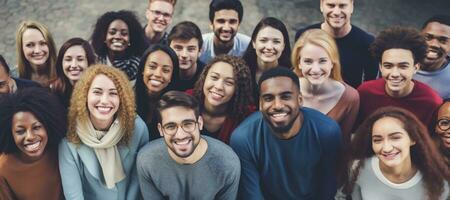
#> input picture crowd image.jpg, 450 x 200 px
$ python crowd_counting.py
#> lines starting #> are read from the running program, lines starting #| are printed output that depends on the picture; after the words box and inside, x2 and y2 are one past the last pixel; in counts of white or black regions, pixels touching at a corner belong together
import cv2
# Load the Haar cascade for face detection
face_cascade = cv2.CascadeClassifier(cv2.data.haarcascades + 'haarcascade_frontalface_default.xml')

# Load the image
image = cv2.imread('crowd image.jpg')  # Replace with your image file path
#> image is the input picture: shape (200, 450, 3); mean B, G, R 99.2, 100.8, 108.2
gray = cv2.cvtColor(image, cv2.COLOR_BGR2GRAY)
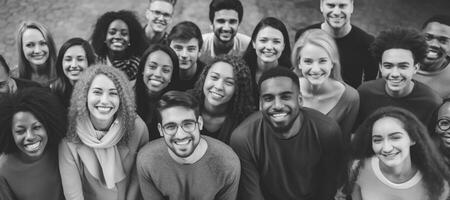
#> gray: shape (200, 450); min 17, max 248, mean 102.8

# Detect faces
faces = face_cascade.detectMultiScale(gray, scaleFactor=1.1, minNeighbors=4, minSize=(30, 30))
#> faces = 15 rows, first 6: [208, 7, 37, 37], [101, 19, 33, 33], [251, 26, 37, 37], [18, 30, 37, 37], [168, 35, 35, 35], [57, 45, 36, 36]

# Draw rectangles and display face count
for (x, y, w, h) in faces:
    cv2.rectangle(image, (x, y), (x + w, y + h), (0, 255, 0), 2)
#> this loop made 15 passes
#> (x, y, w, h) on passes 1 to 12: (208, 7, 37, 37), (101, 19, 33, 33), (251, 26, 37, 37), (18, 30, 37, 37), (168, 35, 35, 35), (57, 45, 36, 36), (139, 53, 38, 38), (373, 47, 49, 49), (200, 64, 41, 41), (7, 111, 45, 45), (294, 45, 43, 43), (80, 75, 46, 46)
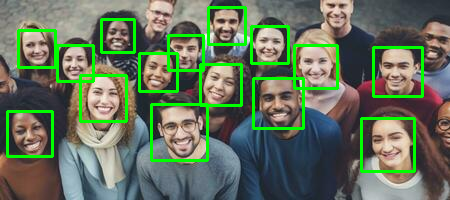
#> image: shape (200, 450, 3); 8.28% of pixels changed, all inside (x1, y1, x2, y2) = (6, 6, 424, 173)

# Show count on the image
face_count = len(faces)
#> face_count = 15
cv2.putText(image, f'Crowd Count: {face_count}', (20, 50), cv2.FONT_HERSHEY_SIMPLEX, 1, (0, 0, 255), 2)
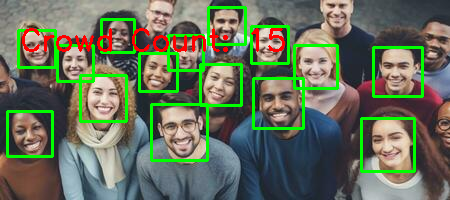
#> image: shape (200, 450, 3); 1.74% of pixels changed, all inside (x1, y1, x2, y2) = (22, 28, 285, 52)

# Display the result
cv2.imshow('Crowd Count from Image', image)
cv2.waitKey(0)
cv2.destroyAllWindows()
